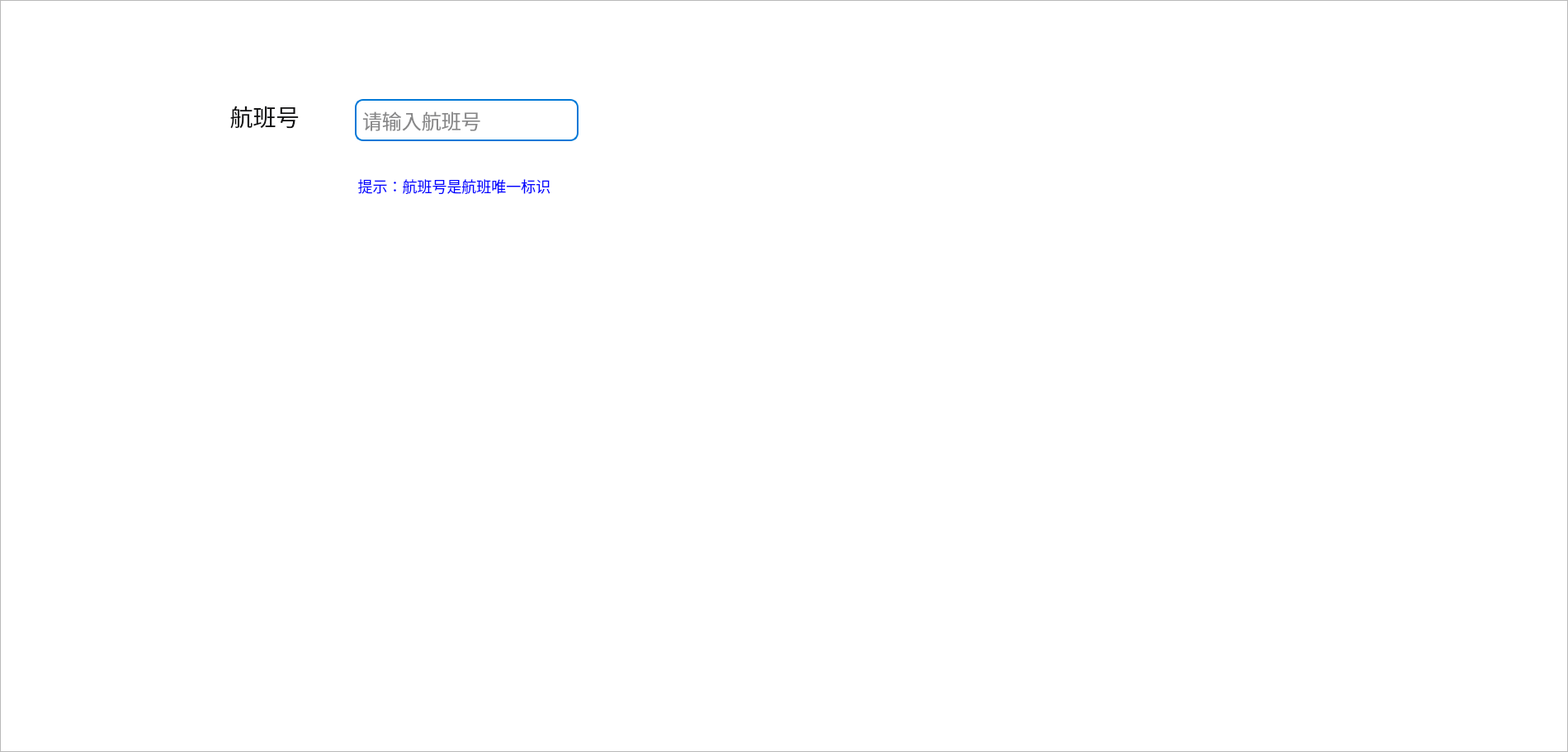
<?xml version="1.0" encoding="UTF-8"?>
<ui version="4.0">
 <class>flight_change</class>
 <widget class="QWidget" name="flight_change">
  <property name="geometry">
   <rect>
    <x>0</x>
    <y>0</y>
    <width>1900</width>
    <height>911</height>
   </rect>
  </property>
  <property name="windowTitle">
   <string>Form</string>
  </property>
  <widget class="QListView" name="listView">
   <property name="geometry">
    <rect>
     <x>0</x>
     <y>0</y>
     <width>1900</width>
     <height>911</height>
    </rect>
   </property>
   <property name="styleSheet">
    <string notr="true"/>
   </property>
  </widget>
  <widget class="QLabel" name="label_2">
   <property name="geometry">
    <rect>
     <x>400</x>
     <y>210</y>
     <width>301</width>
     <height>31</height>
    </rect>
   </property>
   <property name="styleSheet">
    <string notr="true">QLabel {
    font-family: &quot;Microsoft YaHei&quot;;
    font-size: 18px;
    color: blue;
	border-radius: 2px;

}</string>
   </property>
   <property name="text">
    <string>提示：航班号是航班唯一标识</string>
   </property>
   <property name="alignment">
    <set>Qt::AlignCenter</set>
   </property>
  </widget>
  <widget class="QPushButton" name="pushButton">
   <property name="geometry">
    <rect>
     <x>830</x>
     <y>120</y>
     <width>121</width>
     <height>51</height>
    </rect>
   </property>
   <property name="styleSheet">
    <string notr="true">QPushButton {
    font-family: &quot;Microsoft YaHei&quot;;
    font-size: 28px;
    color: white;
    background: qlineargradient(x1:0, y1:0, x2:1, y2:0,
                  stop:0 #FDC245, stop:1 #FB9E23);
border-radius: 10px;

}
QPushButton:hover {
background-color:#FAC85C;
}</string>
   </property>
   <property name="text">
    <string>修改</string>
   </property>
  </widget>
  <widget class="QLabel" name="label">
   <property name="geometry">
    <rect>
     <x>240</x>
     <y>120</y>
     <width>161</width>
     <height>41</height>
    </rect>
   </property>
   <property name="styleSheet">
    <string notr="true">QLabel {
    font-family: &quot;Microsoft YaHei&quot;;
    font-size: 28px;
    color: #101011;
	border-radius: 2px;

}</string>
   </property>
   <property name="text">
    <string>航班号</string>
   </property>
   <property name="alignment">
    <set>Qt::AlignCenter</set>
   </property>
  </widget>
  <widget class="QLineEdit" name="lineEdit">
   <property name="geometry">
    <rect>
     <x>430</x>
     <y>120</y>
     <width>271</width>
     <height>51</height>
    </rect>
   </property>
   <property name="styleSheet">
    <string notr="true">
/* QLineEdit 样式 */
QLineEdit {
    color: #101011;
    background-color: white;
    font-size: 24px; /* 提高字体大小 */
    border: 2px solid #0078D7; /* 设置边框颜色和粗细 */
    border-radius: 10px; /* 圆角边框 */
    font-family: &quot;Microsoft YaHei&quot;;
    padding: 5px; /* 增加内边距 */
}
</string>
   </property>
   <property name="placeholderText">
    <string>请输入航班号</string>
   </property>
  </widget>
 </widget>
 <resources/>
 <connections/>
</ui>
